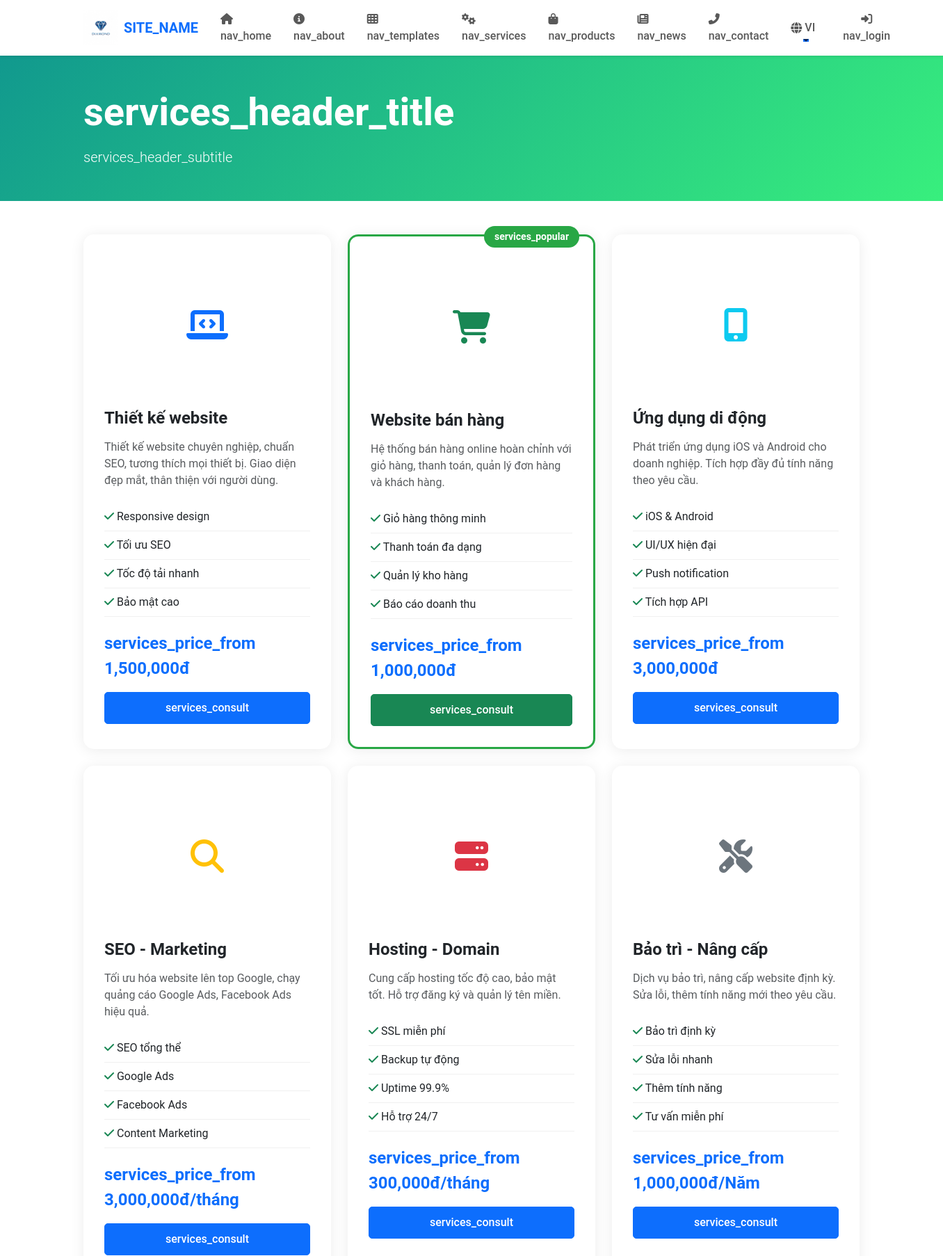
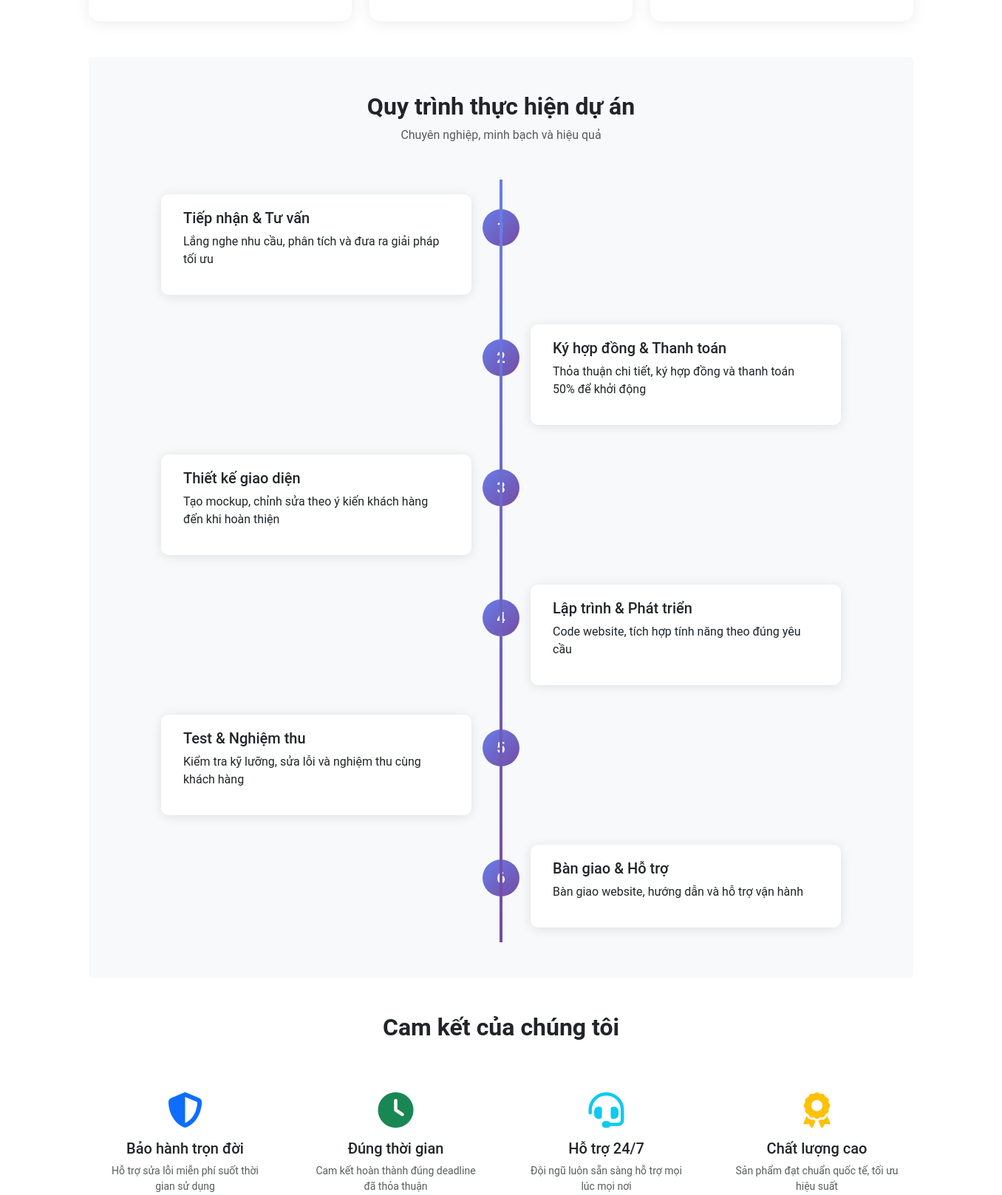
/services.php (upper part), run on the app's committed database (2 pictures, top to bottom).
### tables this page shows
CREATE TABLE `services` (
  `id` int(11) NOT NULL,
  `name` varchar(255) NOT NULL,
  `slug` varchar(255) NOT NULL,
  `description` text DEFAULT NULL,
  `content` longtext DEFAULT NULL,
  `icon` varchar(100) DEFAULT NULL,
  `image` varchar(255) DEFAULT NULL,
  `price_from` decimal(10,2) DEFAULT NULL,
  `price_unit` varchar(50) DEFAULT NULL,
  `features` text DEFAULT NULL,
  `featured` tinyint(1) DEFAULT 0,
  `status` enum('active','inactive') DEFAULT 'active',
  `sort_order` int(11) DEFAULT 0,
  `created_at` timestamp NOT NULL DEFAULT current_timestamp(),
  `updated_at` timestamp NOT NULL DEFAULT current_timestamp() ON UPDATE current_timestamp()
);

### config/lang.php (called while the page is built, shortened)
<?php
function __($key, $default = '') {
    global $translations;
    return isset($translations[$key]) ? $translations[$key] : ($default ? $default : $key);
}
function lang($key, $default = '') {
    return __($key, $default);
}
?>

### services.php (the view, shortened to what this page needs)
<?php
require_once 'config/database.php';
require_once 'config/lang.php';
$database = new Database();
$db = $database->getConnection();
$services = [];
try {
    $query = "SELECT * FROM services WHERE status = 'active' ORDER BY sort_order ASC, created_at DESC";
    $stmt = $db->prepare($query);
    $stmt->execute();
    $services = $stmt->fetchAll(PDO::FETCH_ASSOC);
} catch (PDOException $e) {
    $services = [];
}
include 'includes/header.php';
?>
<div class="page-header bg-gradient-success text-white py-5 mb-5">
    <div class="container">
        <div class="row align-items-center">
            <div class="col-lg-8">
                <h1 class="display-4 fw-bold mb-3"><?php echo lang('services_header_title'); ?></h1>
                <p class="lead mb-0"><?php echo lang('services_header_subtitle'); ?></p>
            </div>
        </div>
    </div>
</div>
<div class="container my-5">
    <div class="row g-4 mb-5">
        <?php if (empty($services)): ?>
            <div class="col-12">
                <div class="alert alert-info text-center">
                    <i class="fas fa-info-circle"></i> Chưa có dịch vụ nào được cập nhật. Vui lòng quay lại sau.
                </div>
            </div>
        <?php else: ?>
            <?php foreach ($services as $service): ?>
                <?php
                $icon_class = $service['icon'] ?: 'fas fa-concierge-bell';
                $icon_colors = [
                    'fa-laptop-code' => 'text-primary',
                    'fa-shopping-cart' => 'text-success',
                    'fa-mobile-alt' => 'text-info',
                    'fa-search' => 'text-warning',
                    'fa-server' => 'text-danger',
                    'fa-tools' => 'text-secondary'
                ];
                $icon_color = 'text-primary';
                foreach ($icon_colors as $icon_key => $color) {
                    if (strpos($icon_class, $icon_key) !== false) {
                        $icon_color = $color;
                        break;
                    }
                }
                $features_list = [];
                if (!empty($service['features'])) {
                    $features_lines = explode("\n", $service['features']);
                    foreach ($features_lines as $line) {
                        $line = trim($line);
                        if (!empty($line)) {
                            $features_list[] = $line;
                        }
                    }
                }
                $price_display = '';
                if ($service['price_from']) {
                    $price_display = lang('services_price_from') . ' ' . number_format($service['price_from']);
                    if ($service['price_unit']) {
                        $price_display .= $service['price_unit'];
                    } else {
                        $price_display .= ($lang == 'vi' ? 'đ' : ' VND');
                    }
                }
                $btn_class = $service['featured'] ? 'btn-success' : 'btn-primary';
                ?>
                <div class="col-md-6 col-lg-4">
                    <div class="service-card h-100 <?php echo $service['featured'] ? 'featured' : ''; ?>">
                        <?php if ($service['featured']): ?>
                            <div class="featured-badge"><?php echo lang('services_popular'); ?></div>
                        <?php endif; ?>
                        <div class="service-icon">
                            <?php if ($service['image']): ?>
                                <i class="<?php echo htmlspecialchars($icon_class); ?> fa-3x <?php echo $icon_color; ?>" style="display: none;"></i>
                            <?php else: ?>
                                <i class="<?php echo htmlspecialchars($icon_class); ?> fa-3x <?php echo $icon_color; ?>"></i>
                            <?php endif; ?>
                        </div>
                        <h4><?php echo htmlspecialchars($service['name']); ?></h4>
                        <p class="text-muted"><?php echo htmlspecialchars($service['description']); ?></p>
                        <?php if (!empty($features_list)): ?>
                            <ul class="service-features">
                                <?php foreach ($features_list as $feature): ?>
                                    <li><i class="fas fa-check text-success"></i> <?php echo htmlspecialchars($feature); ?></li>
                                <?php endforeach; ?>
                            </ul>
                        <?php endif; ?>
                        <?php if ($price_display): ?>
                            <div class="price-tag"><?php echo $price_display; ?></div>
                        <?php endif; ?>
                        <a href="<?php echo SITE_URL; ?>/contact.php" class="btn <?php echo $btn_class; ?> w-100 mt-3">
                            <?php echo lang('services_consult'); ?>
                        </a>
                    </div>
                </div>
            <?php endforeach; ?>
        <?php endif; ?>
    </div>
    <section class="my-5 py-5 bg-light rounded">
        <div class="container">
            <div class="text-center mb-5">
                <h2 class="fw-bold">Quy trình thực hiện dự án</h2>
                <p class="text-muted">Chuyên nghiệp, minh bạch và hiệu quả</p>
            </div>
            <div class="timeline">
                <div class="timeline-item left">
                    <div class="timeline-content">
                        <span class="timeline-number">1</span>
                        <h5>Tiếp nhận & Tư vấn</h5>
                        <p>Lắng nghe nhu cầu, phân tích và đưa ra giải pháp tối ưu</p>
                    </div>
                </div>
                <div class="timeline-item right">
                    <div class="timeline-content">
                        <span class="timeline-number">2</span>
                        <h5>Ký hợp đồng & Thanh toán</h5>
                        <p>Thỏa thuận chi tiết, ký hợp đồng và thanh toán 50% để khởi động</p>
                    </div>
                </div>
                <div class="timeline-item left">
                    <div class="timeline-content">
                        <span class="timeline-number">3</span>
                        <h5>Thiết kế giao diện</h5>
                        <p>Tạo mockup, chỉnh sửa theo ý kiến khách hàng đến khi hoàn thiện</p>
                    </div>
                </div>
                <div class="timeline-item right">
                    <div class="timeline-content">
                        <span class="timeline-number">4</span>
                        <h5>Lập trình & Phát triển</h5>
                        <p>Code website, tích hợp tính năng theo đúng yêu cầu</p>
                    </div>
                </div>
                <div class="timeline-item left">
                    <div class="timeline-content">
                        <span class="timeline-number">5</span>
                        <h5>Test & Nghiệm thu</h5>
                        <p>Kiểm tra kỹ lưỡng, sửa lỗi và nghiệm thu cùng khách hàng</p>
                    </div>
                </div>
                <div class="timeline-item right">
                    <div class="timeline-content">
                        <span class="timeline-number">6</span>
                        <h5>Bàn giao & Hỗ trợ</h5>
                        <p>Bàn giao website, hướng dẫn và hỗ trợ vận hành</p>
                    </div>
                </div>
            </div>
        </div>
    </section>
    <section class="my-5">
        <div class="text-center mb-5">
            <h2 class="fw-bold">Cam kết của chúng tôi</h2>
        </div>
        <div class="row g-4">
            <div class="col-md-3 col-6">
                <div class="commitment-item text-center">
                    <i class="fas fa-shield-alt fa-3x text-primary mb-3"></i>
                    <h5>Bảo hành trọn đời</h5>
                    <p class="text-muted small">Hỗ trợ sửa lỗi miễn phí suốt thời gian sử dụng</p>
                </div>
            </div>
            <div class="col-md-3 col-6">
                <div class="commitment-item text-center">
                    <i class="fas fa-clock fa-3x text-success mb-3"></i>
                    <h5>Đúng thời gian</h5>
                    <p class="text-muted small">Cam kết hoàn thành đúng deadline đã thỏa thuận</p>
                </div>
            </div>
            <div class="col-md-3 col-6">
                <div class="commitment-item text-center">
                    <i class="fas fa-headset fa-3x text-info mb-3"></i>
                    <h5>Hỗ trợ 24/7</h5>
                    <p class="text-muted small">Đội ngũ luôn sẵn sàng hỗ trợ mọi lúc mọi nơi</p>
                </div>
            </div>
            <div class="col-md-3 col-6">
                <div class="commitment-item text-center">
                    <i class="fas fa-award fa-3x text-warning mb-3"></i>
                    <h5>Chất lượng cao</h5>
                    <p class="text-muted small">Sản phẩm đạt chuẩn quốc tế, tối ưu hiệu suất</p>
                </div>
            </div>
        </div>
    </section>
</div>
<?php include 'includes/footer.php'; ?>

### assets/css/style.css (style rules this page uses)
:root { --primary-color: #0d6efd; --secondary-color: #6c757d; --success-color: #198754; --danger-color: #dc3545; }
body { font-family: 'Roboto', sans-serif; }
.btn { border-radius: 5px; padding: 10px 20px; font-weight: 500; transition: all 0.3s ease; }

### assets/css/landing.css (style rules this page uses)
:root { --primary-color: #0d6efd; --secondary-color: #6c757d; --success-color: #198754; --warning-color: #ffc107; --danger-color: #dc3545; --info-color: #0dcaf0; --light-color: #f8f9fa; --dark-color: #212529; }
* { margin: 0; padding: 0; box-sizing: border-box; }
body { font-family: 'Roboto', 'Segoe UI', sans-serif; color: var(--dark-color); overflow-x: hidden; }

### services.php (style rules this page uses)
.bg-gradient-success { background: linear-gradient(135deg, #11998e 0%, #38ef7d 100%); }
.service-card { padding: 30px; border-radius: 15px; background: white; box-shadow: 0 2px 20px rgba(0,0,0,0.08); transition: all 0.3s ease; position: relative; }
.service-card.featured { border: 3px solid #28a745; }
.featured-badge { position: absolute; top: -15px; right: 20px; background: #28a745; color: white; padding: 5px 15px; border-radius: 20px; font-size: 14px; font-weight: bold; }
.service-icon { margin-bottom: 20px; text-align: center; min-height: 200px; display: flex; align-items: center; justify-content: center; }
.service-card h4 { margin-bottom: 15px; font-weight: 700; }
.service-features { list-style: none; padding: 0; margin: 20px 0; }
.service-features li { padding: 8px 0; border-bottom: 1px solid #f0f0f0; }
.price-tag { font-size: 24px; font-weight: bold; color: #0d6efd; margin-top: 20px; }
.timeline { position: relative; max-width: 1000px; margin: 0 auto; }
.timeline::after { content: ''; position: absolute; width: 4px; background: linear-gradient(to bottom, #667eea, #764ba2); top: 0; bottom: 0; left: 50%; margin-left: -2px; }
.timeline-item { position: relative; width: 50%; padding: 20px 40px; }
.timeline-item.left { left: 0; }
.timeline-item.right { left: 50%; }
.timeline-content { padding: 20px 30px; background: white; border-radius: 10px; box-shadow: 0 2px 15px rgba(0,0,0,0.1); position: relative; }
.timeline-number { position: absolute; width: 50px; height: 50px; line-height: 50px; text-align: center; background: linear-gradient(135deg, #667eea, #764ba2); color: white; border-radius: 50%; font-weight: bold; font-size: 20px; top: 20px; }
.timeline-item.left .timeline-number { right: -65px; }
.timeline-item.right .timeline-number { left: -65px; }
.commitment-item { padding: 20px; transition: all 0.3s ease; }

### data on the page
services: name "Thiết kế website", description "Thiết kế website chuyên nghiệp, chuẩn SEO, tương thích mọi thiết bị. Giao diện đẹp mắt, thân thiện với người dùng.", feature "Responsive design", feature "Tối ưu SEO", feature "Tốc độ tải nhanh", feature "Bảo mật cao", price_display "services_price_from 1,500,000đ"
services: name "Website bán hàng", description "Hệ thống bán hàng online hoàn chỉnh với giỏ hàng, thanh toán, quản lý đơn hàng và khách hàng.", feature "Giỏ hàng thông minh", feature "Thanh toán đa dạng", feature "Quản lý kho hàng", feature "Báo cáo doanh thu", price_display "services_price_from 1,000,000đ"
services: name "Ứng dụng di động", description "Phát triển ứng dụng iOS và Android cho doanh nghiệp. Tích hợp đầy đủ tính năng theo yêu cầu.", feature "iOS & Android", feature "UI/UX hiện đại", feature "Push notification", feature "Tích hợp API", price_display "services_price_from 3,000,000đ"
services: name "SEO - Marketing", description "Tối ưu hóa website lên top Google, chạy quảng cáo Google Ads, Facebook Ads hiệu quả.", feature "SEO tổng thể", feature "Google Ads", feature "Facebook Ads", feature "Content Marketing", price_display "services_price_from 3,000,000đ/tháng"
services: name "Hosting - Domain", description "Cung cấp hosting tốc độ cao, bảo mật tốt. Hỗ trợ đăng ký và quản lý tên miền.", feature "SSL miễn phí", feature "Backup tự động", feature "Uptime 99.9%", feature "Hỗ trợ 24/7", price_display "services_price_from 300,000đ/tháng"
services: name "Bảo trì - Nâng cấp", description "Dịch vụ bảo trì, nâng cấp website định kỳ. Sửa lỗi, thêm tính năng mới theo yêu cầu.", feature "Bảo trì định kỳ", feature "Sửa lỗi nhanh", feature "Thêm tính năng", feature "Tư vấn miễn phí", price_display "services_price_from 1,000,000đ/Năm"

### other printed values
SITE_NAME "SITE_NAME"
lang('nav_home') "nav_home"
lang('nav_about') "nav_about"
lang('nav_templates') "nav_templates"
lang('nav_services') "nav_services"
lang('nav_products') "nav_products"
lang('nav_news') "nav_news"
lang('nav_contact') "nav_contact"
$lang "VI"
lang('nav_login') "nav_login"
lang('services_header_title') "services_header_title"
lang('services_header_subtitle') "services_header_subtitle"
